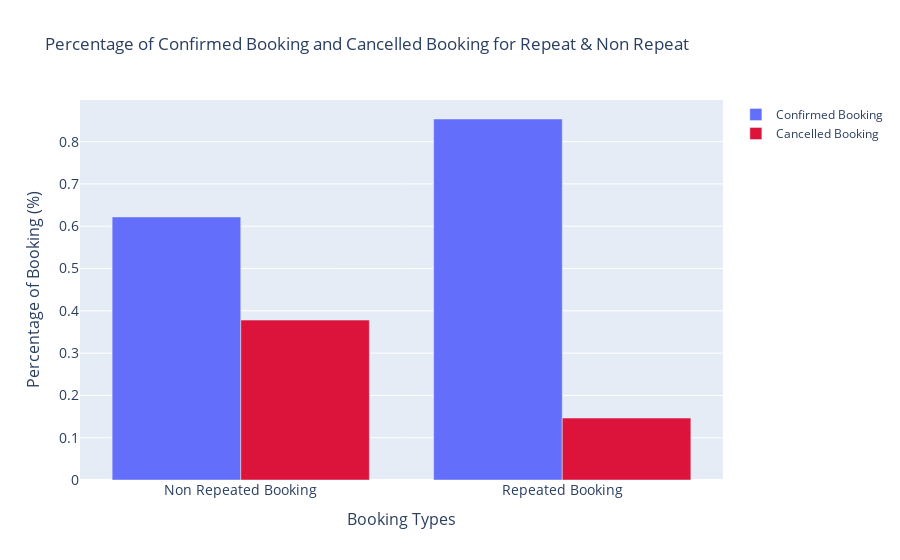

Notebook cell for this chart:
### Markdown cell above
### Repeated Guest & Cancellation

### Code cell
repeated_cancelled = pd.crosstab(df['is_repeated_guest'], df['is_canceled'], normalize = 'index')


fig = go.Figure(data=[
    go.Bar(name='Confirmed Booking', x=['Non Repeated Booking', 'Repeated Booking'], y=repeated_cancelled[0]),
    go.Bar(name='Cancelled Booking', x=['Non Repeated Booking', 'Repeated Booking'], y=repeated_cancelled[1],marker_color = 'crimson')])

fig.update_layout(barmode='group', title = 'Percentage of Confirmed Booking and Cancelled Booking for Repeat & Non Repeat',
                 yaxis=dict(
                 title='Percentage of Booking (%)',
                 titlefont_size=16,
                 tickfont_size=14,)
                ,xaxis=dict(
                 title='Booking Types',
                 titlefont_size=16,
                 tickfont_size=14,))

fig.show()


# customer who has a repeated booking (existing customers) are less likely to cancel their booking compared to new customers

# non repeated booking are more than twice more likely to be cancelled compared to repeated booking 

# suggestion: 
# hotels should focus more on re attract existing customers becase as we can see that repeated booking are less likely to be 
# cancelled compared to non repeated booking

### Figure 1 — Plotly figure (JSON) as saved in the notebook; plotly's stock layout.template omitted (floating-point values rounded to 4 significant figures)
{"data": [{"name": "Confirmed Booking", "type": "bar", "x": ["Non Repeated Booking", "Repeated Booking"], "y": [0.6219, 0.8535]}, {"marker": {"color": "crimson"}, "name": "Cancelled Booking", "type": "bar", "x": ["Non Repeated Booking", "Repeated Booking"], "y": [0.3781, 0.1465]}], "layout": {"barmode": "group", "title": {"text": "Percentage of Confirmed Booking and Cancelled Booking for Repeat & Non Repeat"}, "xaxis": {"tickfont": {"size": 14}, "title": {"font": {"size": 16}, "text": "Booking Types"}}, "yaxis": {"tickfont": {"size": 14}, "title": {"font": {"size": 16}, "text": "Percentage of Booking (%)"}}}}
